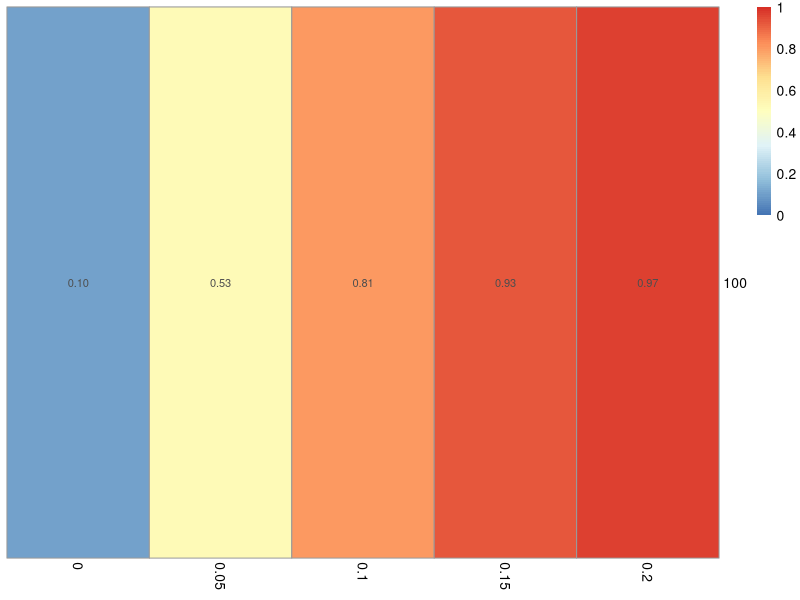

Generate this figure with R:

library(pheatmap)
# Parameters

# Define a function for generations
gen <- function(p,q,gens,Ne,z = 0){
  for(i in 1:gens){
    if (p == 1 || p == 0){
      break
    }
    random.matrix <- matrix(runif(Ne,0,1), nrow= 2*Ne, ncol=1) 
    allele.m <- random.matrix >= q
    psum<-sum(allele.m==TRUE)
    qsum<-sum(allele.m==FALSE)
    
    p <- psum/(2*Ne)
    q <- qsum/(2*Ne)
    
    PP <- p*p
    PQ <- 2*p*q
    QQ <- q*q*(1-z)
    S <- PP+PQ+QQ
    
    p <- PP/S+PQ/S/2
    q <- 1-p
  }
  
  return(c(p,q))
}


NeSeq <- c(1e02)
ZSeq <- c(0,0.05,0.1,0.15,0.2)
m <- matrix(0, nrow = length(NeSeq), ncol = length(ZSeq))
rownames(m) <- NeSeq
colnames(m) <- ZSeq
for(i in 1:length(NeSeq)){
  for(j in 1:length(ZSeq)){
    runs <-1000
    Ne <- NeSeq[i]
    z <- ZSeq[j]
    test <- matrix(0, nrow=2, ncol=runs)
    
    initial.pfreq<- 0.1
    initial.qfreq <- 1 - initial.pfreq
    generations <- 1000		#Number of gens to cycle through for allele frequencies
    for(k in seq(1,runs,1)){
      test[,k] <- gen(initial.pfreq, initial.qfreq,generations,Ne, z)
    }
    m[i,j] <- sum(test[1,]==1)/runs
    print(m)
  }
}
print(m)

pheatmap(m, cluster_rows = FALSE, cluster_cols = FALSE, display_numbers = TRUE, breaks = seq(0,1,0.01))
